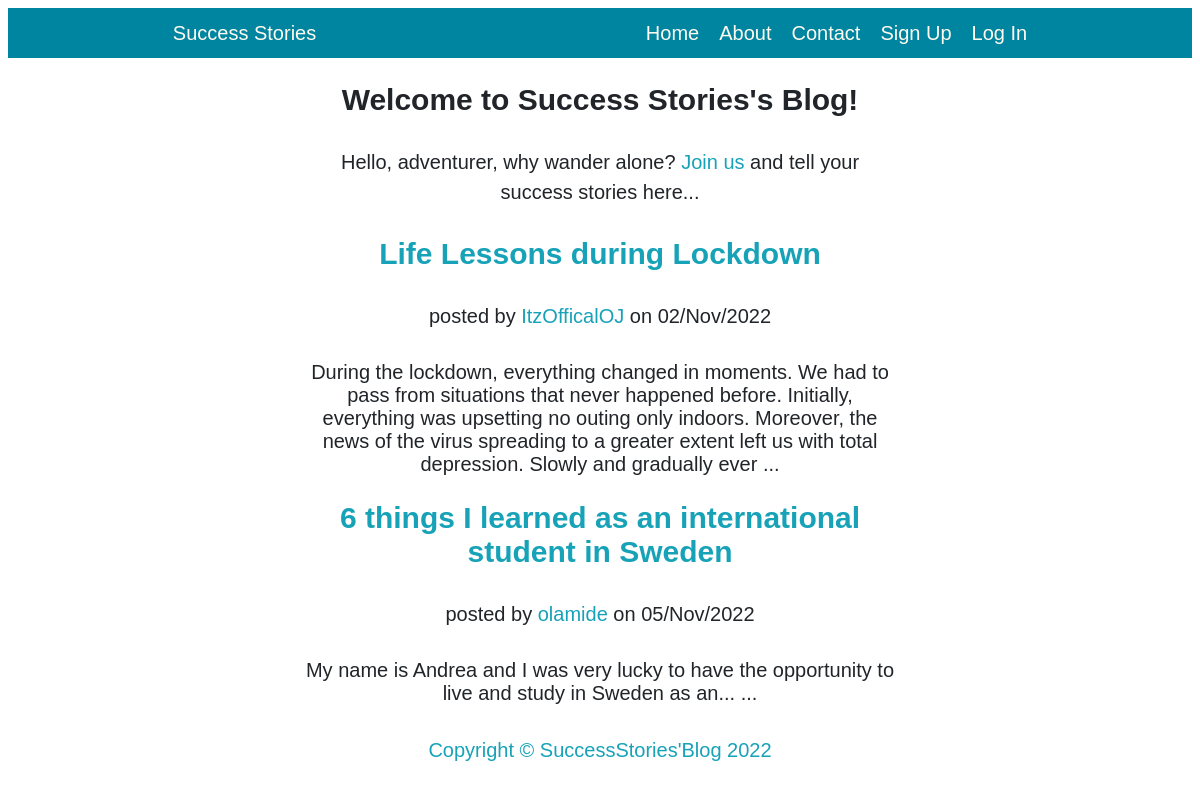
Before: / with the older database file.
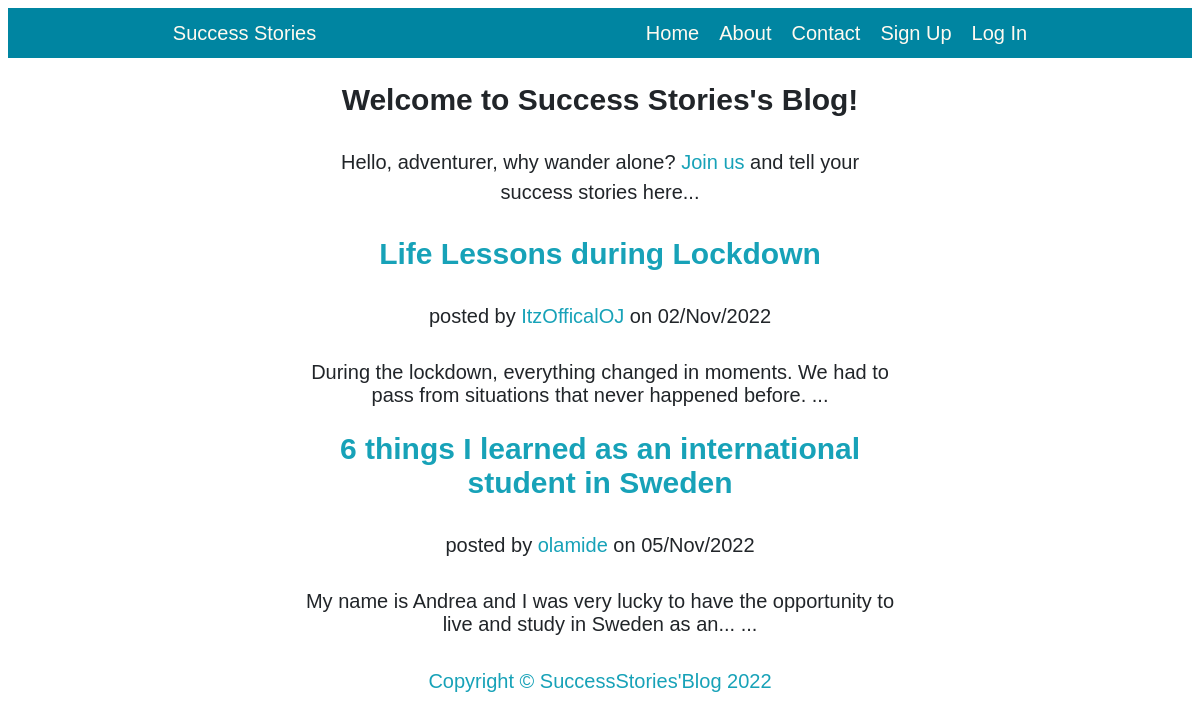
After: the same page with the newer database file.
### app.py (models this page shows, shortened)
class Post(db.Model):
    __tablename__ = "posts"
    id = db.Column(db.Integer, primary_key=True)
    title = db.Column(db.String(80), nullable=False)
    content = db.Column(db.String, nullable=False)
    created_on = db.Column(db.DateTime, default=datetime.now())
    user_id = db.Column(db.Integer, db.ForeignKey("users.id"), unique=False, nullable=False)
    author = db.Column(db.String, nullable=False)
    created_by = db.relationship("User", back_populates="post_by")

### app.py (the view)
@app.route('/')
def index():
    post = Post.query.filter_by().all()
    context = {
        "posts":post
    }
    return render_template('index.html', **context)

### templates/index.html
{% extends 'layout.html' %} {% block content %}
{% if current_user.is_authenticated %}
<h2>Welcome to Success Stories's Blog, {{current_user.username}}!</h2>
<p><a href="{{url_for('contribute')}}" class="button">Contribute</a></p>
{% else %}
<h2>Welcome  to Success Stories's Blog! </h2>
<p>Hello, adventurer, why wander alone? <a href="{{url_for('login')}}">Join us</a> and tell your success stories here...</p>
{% endif %}
{% for post in posts%}
<div class="post-preview">
  <a href="/post/{{post.id}}/">
    <h2 class="post-tilte">
      {{post.title}}
    </h2>
  </a>
  <p class="post-meta"> posted by
    <a href="#">{{post.author}}</a> on {{post.created_on.strftime('%d/%b/%Y')}}</p>
    {{ post.content[0:300] }} ...
</div>
{% endfor %}
{% endblock content %}

Changed rows visible on the page:
changed Post "Life Lessons during Lockdown": content "…that never happened before. Initially, everything was upsetting no outing only indoors. Moreover, the news of the virus spreading to a greater extent left us with total depression. Slowly and gradually ever" → "During the lockdown, everything changed in moments. We had to pass from situations that never happened before."
